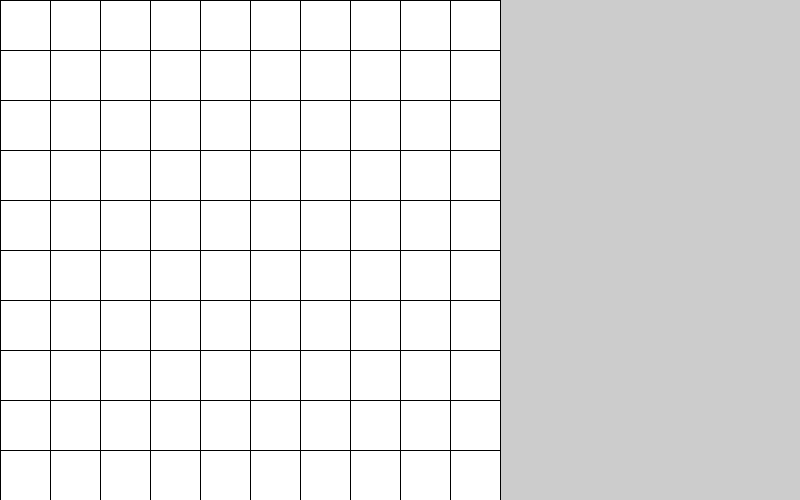
Frame 1 (no input)
Frame 60 (the mouse pressed at the canvas centre just before this capture): identical to frame 1, image omitted
Frame 120 (the mouse held since frame 60 and released just before this capture): identical to frame 1, image omitted

The Processing sketch that drew this single still picture (run headless with seeded random() and noise(); from frame 60 on, the mouse is pressed at the canvas centre):

// Processing sketch: week05_2
// ── week05_2.pde
// week05-2 好玩的程式設計
// Ctrl-N 開新視窗
void setup() { 
  size(800, 500);
}
void draw() {
  for (int y=0; y<500; y+=50) {
    for (int x=0; x<500; x+=50) {
      if (x < mouseX && mouseX < x+50) fill(#5DFF1F);
      else if(y < mouseY && mouseY < y+50) fill(#5DFF1F);
      else fill(255);
      rect(x, y, 50, 50);
    }
  } 
}
